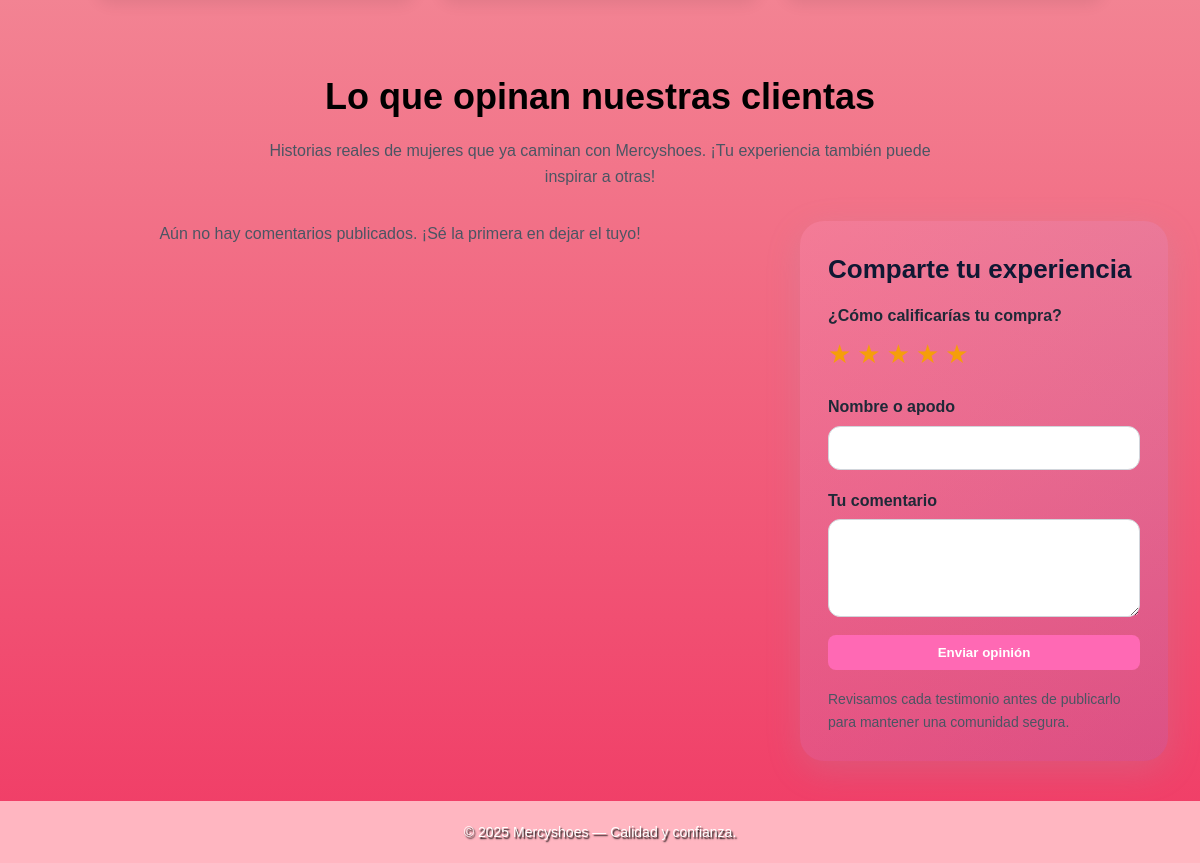
Before: / (lower part) with the older database file.
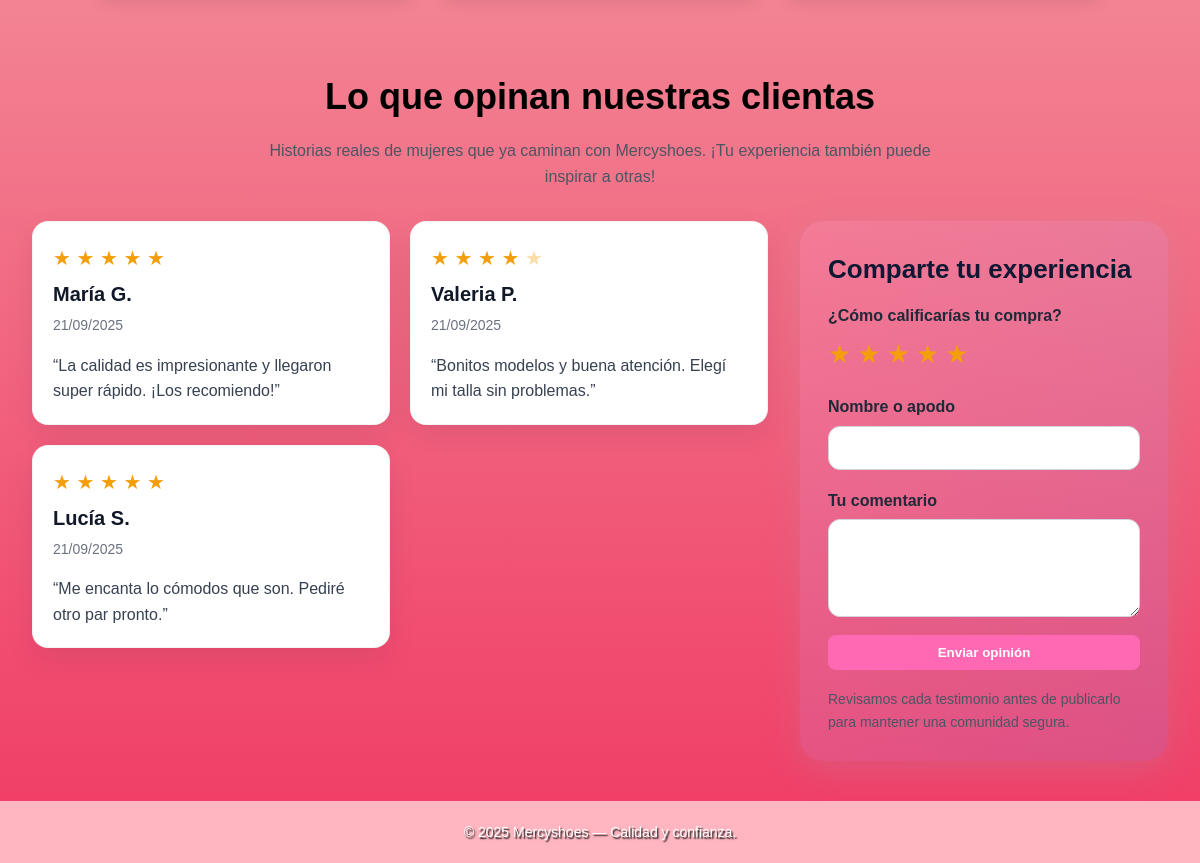
After: the same page with the newer database file.
### tables this page shows
CREATE TABLE IF NOT EXISTS testimonials (
  id INT AUTO_INCREMENT PRIMARY KEY,
  author_name VARCHAR(120) NOT NULL,
  rating TINYINT NOT NULL DEFAULT 5,
  comment TEXT NOT NULL,
  created_at TIMESTAMP DEFAULT CURRENT_TIMESTAMP
);

### core/Controller.php (called while the page is built, shortened)
<?php
class Controller {
    protected function render($viewPath, $data = [], $layout = 'main') {
        extract($data);
        $layoutFile = __DIR__ . '/../app/views/partials/layout_' . $layout . '.php';
        include $layoutFile;
    }
}
?>

### app/controllers/HomeController.php (called while the page is built, shortened)
<?php
class HomeController extends Controller {
    public function index(){
        $testimonials = (new Testimonial())->latest(6);
        $feedback = $_SESSION['testimonial_feedback'] ?? null;
        $oldTestimonial = $feedback['old'] ?? ['author_name' => '', 'rating' => 5, 'comment' => ''];
        $this->render('frontend/home', compact('products', 'testimonials', 'feedback', 'oldTestimonial'));
    }
}
?>

### index.php (called while the page is built, shortened)
<?php
spl_autoload_register(function($class) {
    $paths = [
        __DIR__ . '/core/' . $class . '.php',
        __DIR__ . '/app/controllers/' . $class . '.php',
        __DIR__ . '/app/models/' . $class . '.php',
    ];
    foreach ($paths as $p) if (file_exists($p)) { require $p; return; }
});
$route = isset($_GET['r']) ? trim($_GET['r']) : 'home/index';
$parts = array_values(array_filter(explode('/', $route)));
$action = $parts[1] ?? 'index';
$params = array_slice($parts, 2);
$c = new $controller();
call_user_func_array([$c, $action], $params);
?>

### core/Database.php (called while the page is built)
<?php
class Database {
    private static $instance = null;
    public static function getInstance() {
        if (self::$instance === null) {
            $dsn = 'mysql:host=' . DB_HOST . ';dbname=' . DB_NAME . ';charset=utf8mb4';
            try {
                self::$instance = new PDO($dsn, DB_USER, DB_PASS, [
                    PDO::ATTR_ERRMODE => PDO::ERRMODE_EXCEPTION,
                    PDO::ATTR_DEFAULT_FETCH_MODE => PDO::FETCH_ASSOC,
                ]);
            } catch (PDOException $e) {
                die('DB connection failed: ' . $e->getMessage());
            }
        }
        return self::$instance;
    }
}
?>

### app/models/Testimonial.php (called while the page is built, shortened)
<?php
class Testimonial {
    private $db;
    public function __construct() {
        $this->db = Database::getInstance();
    }
    public function latest($limit = 6) {
        $limit = max(1, (int)$limit);
        try {
            $stmt = $this->db->prepare('SELECT id, author_name, rating, comment, created_at FROM testimonials ORDER BY created_at DESC LIMIT :limit');
            $stmt->bindValue(':limit', $limit, PDO::PARAM_INT);
            $stmt->execute();
            return $stmt->fetchAll();
        } catch (PDOException $e) {
            if ($e->getCode() !== '42S02') {
                throw $e;
            }
            return [];
        }
    }
    private function ensureTableExists() {
        $this->db->exec('CREATE TABLE IF NOT EXISTS testimonials (
            id INT AUTO_INCREMENT PRIMARY KEY,
            author_name VARCHAR(120) NOT NULL,
            rating TINYINT NOT NULL DEFAULT 5,
            comment TEXT NOT NULL,
            created_at TIMESTAMP DEFAULT CURRENT_TIMESTAMP
        )');
    }
}
?>

### app/views/frontend/home.php (the view, shortened to what this page needs)
<link rel="stylesheet" href="public/assets/css/styleproducts.css">
<section class="testimonials" id="opiniones">
  <div class="testimonials__intro">
    <h2>Lo que opinan nuestras clientas</h2>
    <p>Historias reales de mujeres que ya caminan con Mercyshoes. ¡Tu experiencia también puede inspirar a otras!</p>
  </div>
  <div class="testimonials__layout">
    <div class="testimonials__list" aria-live="polite">
      <?php if (!empty($testimonials)): ?>
        <?php foreach ($testimonials as $testimonial): ?>
          <article class="testimonial-card">
            <header>
              <div class="testimonial-stars" aria-label="Calificación: <?php echo (int)$testimonial['rating']; ?> de 5">
                <?php for ($i = 1; $i <= 5; $i++): ?>
                  <span class="star <?php echo $i <= (int)$testimonial['rating'] ? 'filled' : ''; ?>" aria-hidden="true">★</span>
                <?php endfor; ?>
              </div>
              <h3><?php echo htmlspecialchars($testimonial['author_name']); ?></h3>
              <time datetime="<?php echo htmlspecialchars($testimonial['created_at']); ?>">
                <?php echo date('d/m/Y', strtotime($testimonial['created_at'])); ?>
              </time>
            </header>
            <p>“<?php echo nl2br(htmlspecialchars($testimonial['comment'])); ?>”</p>
          </article>
        <?php endforeach; ?>
      <?php else: ?>
        <p class="testimonial-empty">Aún no hay comentarios publicados. ¡Sé la primera en dejar el tuyo!</p>
      <?php endif; ?>
    </div>
    <div class="testimonial-form-wrapper">
      <h3>Comparte tu experiencia</h3>
      <form class="testimonial-form" method="post" action="<?php echo BASE_URL; ?>?r=home/testimonial_submit">
        <div class="rating-group">
          <span>¿Cómo calificarías tu compra?</span>
          <div class="rating-input">
            <?php for ($i = 5; $i >= 1; $i--): ?>
              <label for="rating-<?php echo $i; ?>" title="<?php echo $i; ?> estrella<?php echo $i > 1 ? 's' : ''; ?>">
              </label>
            <?php endfor; ?>
          </div>
        </div>
        <label class="input-group">
          <span>Nombre o apodo</span>
          <input type="text" name="author_name" value="<?php echo htmlspecialchars($oldTestimonial['author_name'] ?? ''); ?>" maxlength="120" required>
        </label>
        <label class="input-group">
          <span>Tu comentario</span>
          <textarea name="comment" rows="4" maxlength="600" required><?php echo htmlspecialchars($oldTestimonial['comment'] ?? ''); ?></textarea>
        </label>
        <button type="submit" class="btn">Enviar opinión</button>
        <p class="testimonial-help">Revisamos cada testimonio antes de publicarlo para mantener una comunidad segura.</p>
      </form>
    </div>
  </div>
</section>

### app/views/partials/layout_main.php (shortened to what this page needs)
?><!DOCTYPE html>
<html lang="es">
<head>
  <link rel="stylesheet" href="public/assets/css/style.css">
</head>
<body>
<main class="container">
  <?php include $viewFile; ?>
</main>
<footer class="site-footer">
  <div class="container">
    <p style="text-shadow: 1.5px 1.5px 1.5px rgba(0, 0, 0, 0.9);">© <?php echo date('Y'); ?> Mercyshoes — Calidad y confianza.</p>
  </div>
</footer>
</body>
</html>

### public/assets/css/style.css (style rules this page uses)
main { flex: 1; }
html, body { height: 100%; margin: 0; display: flex; flex-direction: column; }
* { box-sizing: border-box; margin: 0; padding: 0; }
body { font-family: 'Poppins', Arial, sans-serif; background: linear-gradient(180deg, #ee1c4ddd, #f4aeae, #ee1c4ddd); color: var(--color-text); line-height: 1.6; }
.container { max-width: 1200px; margin: 0 auto; padding: 0 16px; }
.site-footer { background: var(--color-secondary); color: var(--color-text-light); text-align: center; padding: 20px 0; margin-top: auto; font-size: 14px; }
.btn { display: inline-block; padding: 12px 20px; border-radius: 30px; border: none; background: var(--color-primary); color: var(--color-text-light); font-weight: 600; text-decoration: none; cursor: pointer; transition: var(--transition); }
a, .btn { transition: var(--transition); }

### public/assets/css/styleproducts.css (style rules this page uses)
.btn { display: inline-block; padding: 10px 16px; border-radius: 8px; font-weight: 600; }
body { overflow-x: hidden; }
.testimonials { margin: 70px auto 40px; max-width: 1200px; padding: 0 16px; }
.testimonials__intro { text-align: center; margin-bottom: 32px; }
.testimonials__intro h2 { font-size: 36px; margin-bottom: 12px; }
.testimonials__intro p { color: #4b5563; margin: 0 auto; max-width: 680px; }
.testimonials__layout { display: grid; gap: 32px; grid-template-columns: minmax(0, 2fr) minmax(0, 1fr); align-items: start; }
.testimonials__list { display: grid; gap: 20px; grid-template-columns: repeat(auto-fit, minmax(240px, 1fr)); }
.testimonial-card { background: #fff; border-radius: 16px; padding: 20px; box-shadow: 0 12px 30px rgba(15, 24, 51, 0.08); border: 1px solid rgba(17, 24, 39, 0.05); display: flex; flex-direction: column; gap: 16px; }
.testimonial-card header { display: flex; flex-direction: column; gap: 4px; }
.testimonial-card h3 { margin: 0; font-size: 20px; color: #111827; }
.testimonial-card time { font-size: 14px; color: #6b7280; }
.testimonial-card p { margin: 0; color: #374151; line-height: 1.6; }
.testimonial-stars { color: #f59e0b; font-size: 20px; }
.testimonial-stars .star { opacity: 0.35; }
.testimonial-stars .star.filled { opacity: 1; }
.testimonial-form-wrapper { background: linear-gradient(135deg, rgba(249, 168, 212, 0.2), rgba(129, 140, 248, 0.18)); border-radius: 24px; padding: 28px; box-shadow: 0 10px 35px rgba(148, 163, 184, 0.2); }
.testimonial-form-wrapper h3 { margin-top: 0; margin-bottom: 12px; font-size: 26px; color: #0f1833; }
.testimonial-form { display: flex; flex-direction: column; gap: 18px; }
.rating-group span { display: block; font-weight: 600; margin-bottom: 6px; color: #1f2937; }
.rating-input { display: inline-flex; flex-direction: row-reverse; gap: 6px; }
.rating-input label { cursor: pointer; font-size: 26px; color: #d1d5db; transition: color .2s ease; }
.rating-input label:hover, .rating-input label:hover ~ label, .rating-input input:checked ~ label { color: #f59e0b; }
.input-group { display: flex; flex-direction: column; gap: 6px; }
.input-group span { font-weight: 600; color: #1f2937; }
.input-group input, .input-group textarea { padding: 12px 14px; border: 1px solid #d1d5db; border-radius: 12px; font-size: 16px; font-family: inherit; transition: border-color .2s ease, box-shadow .2s ease; }
.testimonial-help { margin: 0; font-size: 14px; color: #4b5563; }
.testimonial-empty { grid-column: 1 / -1; text-align: center; color: #4b5563; }

### public/assets/css/variables.css (style rules this page uses)
:root { --color-primary: #ff69b4; --color-primary-dark: #ff1493; --color-secondary: #ffb6c1; --color-bg: #fff9fb; --color-light: #ffe4ec; --color-text: #000000; --color-text-light: #ffffff; --radius: 16px; --transition: all .2s ease-in-out; }

Changed rows visible on the page:
added testimonials: author_name "María G.", created_at "21/09/2025", comment "La calidad es impresionante y llegaron super rápido. ¡Los recomiendo!"
added testimonials: author_name "Valeria P.", created_at "21/09/2025", comment "Bonitos modelos y buena atención. Elegí mi talla sin problemas."
added testimonials: author_name "Lucía S.", created_at "21/09/2025", comment "Me encanta lo cómodos que son. Pediré otro par pronto."
Other visible differences:
text no longer shown: "Aún no hay comentarios publicados. ¡Sé la primera en dejar el tuyo!"
